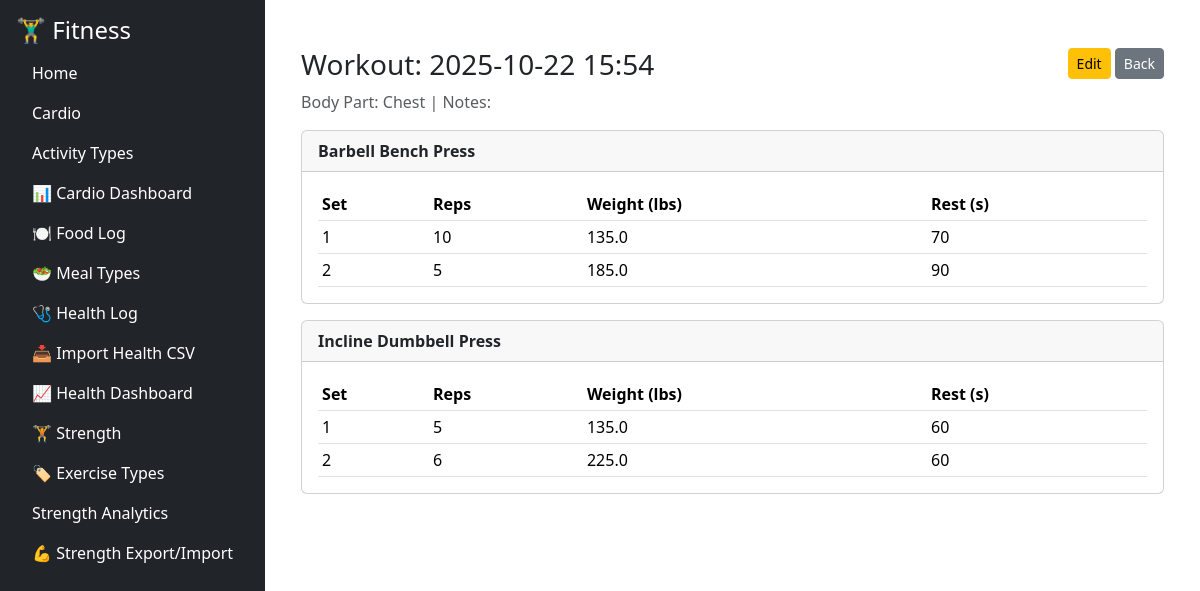
Screenshot of /strength/strength/view/4 with the database file from the repository.
### tables this page shows
CREATE TABLE workouts (
        id INTEGER PRIMARY KEY AUTOINCREMENT,
        date TEXT NOT NULL,
        time TEXT,
        body_part TEXT,
        notes TEXT
    );

CREATE TABLE exercises (
        id INTEGER PRIMARY KEY AUTOINCREMENT,
        workout_id INTEGER NOT NULL,
        exercise_name TEXT NOT NULL,
        FOREIGN KEY (workout_id) REFERENCES workouts(id)
    );

CREATE TABLE sets (
        id INTEGER PRIMARY KEY AUTOINCREMENT,
        exercise_id INTEGER NOT NULL,
        set_number INTEGER,
        reps INTEGER,
        weight REAL,
        rest_seconds INTEGER,
        FOREIGN KEY (exercise_id) REFERENCES exercises(id)
    );

### fitness/strength/routes/strength_routes.py (the view)
@strength_bp.route('/strength/view/<int:id>')
def strength_view(id):
    conn = get_connection()
    workout = conn.execute("SELECT * FROM workouts WHERE id=?", (id,)).fetchone()
    exercises = conn.execute("SELECT * FROM exercises WHERE workout_id=? ORDER BY id", (id,)).fetchall()
    ex_list = []
    for ex in exercises:
        sets = conn.execute("SELECT * FROM sets WHERE exercise_id=? ORDER BY set_number", (ex['id'],)).fetchall()
        ex_list.append({'exercise': ex, 'sets': sets})
    conn.close()
    return render_template('strength_view.html', workout=workout, exercises=ex_list)

### fitness/db/db.py (called while the page is built)
def get_connection():
    conn = sqlite3.connect(DB_PATH)
    conn.row_factory = sqlite3.Row
    return conn

### fitness/strength/templates/strength_view.html
{% extends "base.html" %}
{% block content %}
<div class="container mt-4">
  <div class="d-flex justify-content-between">
    <h3>Workout: {{ workout['date'] }} {{ workout['time'] or '' }}</h3>
    <div>
      <a href="{{ url_for('strength_bp.strength_edit', id=workout['id']) }}" class="btn btn-sm btn-warning">Edit</a>
      <a href="{{ url_for('strength_bp.strength_list') }}" class="btn btn-sm btn-secondary">Back</a>
    </div>
  </div>
  <p class="text-muted">Body Part: {{ workout['body_part'] or '—' }} | Notes: {{ workout['notes'] or '' }}</p>
  {% for ex in exercises %}
  <div class="card mb-3">
    <div class="card-header">
      <strong>{{ ex.exercise['exercise_name'] }}</strong>
    </div>
    <div class="card-body">
      <table class="table table-sm mb-0">
        <thead>
          <tr><th>Set</th><th>Reps</th><th>Weight (lbs)</th><th>Rest (s)</th></tr>
        </thead>
        <tbody>
          {% for s in ex.sets %}
          <tr>
            <td>{{ s['set_number'] }}</td>
            <td>{{ s['reps'] or '' }}</td>
            <td>{{ s['weight'] or '' }}</td>
            <td>{{ s['rest_seconds'] or '' }}</td>
          </tr>
          {% endfor %}
        </tbody>
      </table>
    </div>
  </div>
  {% endfor %}
</div>
{% endblock %}

### rows the page displays
workouts: date "2025-10-22", time "15:54", body_part "Chest"
exercises: exercise.exercise_name "Barbell Bench Press"
sets: set_number "1", reps "10", weight "135.0", rest_seconds "70"
sets: set_number "2", reps "5", weight "185.0", rest_seconds "90"
exercises: exercise.exercise_name "Incline Dumbbell Press"
sets: set_number "1", reps "5", weight "135.0", rest_seconds "60"
sets: set_number "2", reps "6", weight "225.0", rest_seconds "60"
